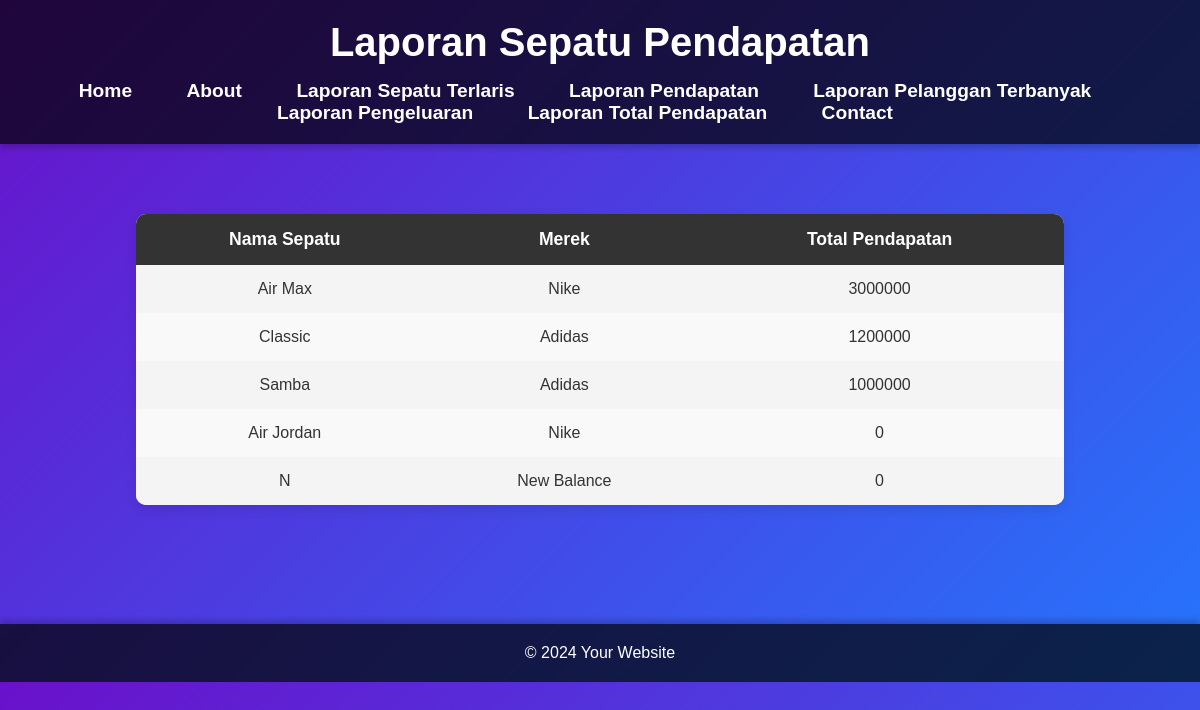
Page /laporan/sepatu-pendapatan/ on the committed database.
### transaksi/models.py (models this page shows, shortened)
class Sepatu(models.Model):
    idSepatu = models.AutoField(primary_key=True)
    nama = models.CharField(max_length=50)
    merek = models.CharField(max_length=50)
    harga = models.DecimalField(max_digits=10, decimal_places=2)
    stok = models.IntegerField()

### transaksi/views.py (the view)
# urls.py: path('laporan/sepatu-pendapatan/', sepatu_pendapatan_view, name='laporan_sepatu_pendapatan_view'),
def sepatu_pendapatan_view(request):
    sepatu_pendapatan = Sepatu.objects.annotate(
        total_pendapatan=Sum('detail_pesanan__totalHarga')
    ).order_by('-total_pendapatan')  # Sort by total pendapatan
    laporan = [
        {
            "nama_sepatu": sepatu.nama,
            "merek": sepatu.merek,
            "total_pendapatan": sepatu.total_pendapatan or 0  # Default to 0 if None
        }
        for sepatu in sepatu_pendapatan
    ]
    return render(request, 'laporan_sepatu_pendapatan.html', {'laporan': laporan})

### transaksi/templates/laporan_sepatu_pendapatan.html (shortened to what this page needs)
<!DOCTYPE html>
<html lang="en">
<head>
</head>
<body>
    <header>
        <h1>Laporan Sepatu Pendapatan</h1>
        <nav>
            <ul>
                <li><a href="{% url 'home' %}">Home</a></li>
                <li><a href="{% url 'about' %}">About</a></li>
                <li><a href="{% url 'laporan_sepatu_terlaris_view' %}">Laporan Sepatu Terlaris</a></li>
                <li><a href="{% url 'laporan_sepatu_pendapatan_view' %}">Laporan Pendapatan</a></li>
                <li><a href="{% url 'laporan_pelanggan_terbanyak_view' %}">Laporan Pelanggan Terbanyak</a></li>
                <li><a href="{% url 'laporan_pelanggan_pengeluaran_view' %}">Laporan Pengeluaran</a></li>
                <li><a href="{% url 'laporan_total_pendapatan_view' %}">Laporan Total Pendapatan</a></li>
                <li><a href="{% url 'contact' %}">Contact</a></li>
            </ul>
        </nav>
    </header>
    <main>
        <table>
            <thead>
                <tr>
                    <th>Nama Sepatu</th>
                    <th>Merek</th>
                    <th>Total Pendapatan</th>
                </tr>
            </thead>
            <tbody>
                {% for item in laporan %}
                    <tr>
                        <td>{{ item.nama_sepatu }}</td>
                        <td>{{ item.merek }}</td>
                        <td>{{ item.total_pendapatan }}</td>
                    </tr>
                {% empty %}
                    <tr>
                        <td colspan="3">No data available</td>
                    </tr>
                {% endfor %}
            </tbody>
        </table>
    </main>
    <footer>
        <p>&copy; 2024 Your Website</p>
    </footer>
</body>
</html>

### transaksi/templates/laporan_sepatu_pendapatan.html (style rules this page uses)
* { margin: 0; padding: 0; box-sizing: border-box; }
body { font-family: 'Arial', sans-serif; background: linear-gradient(135deg, #6a11cb, #2575fc); color: #fff; margin: 0; padding: 0; }
header { background-color: rgba(0, 0, 0, 0.7); padding: 20px; text-align: center; box-shadow: 0 4px 6px rgba(0, 0, 0, 0.2); }
header h1 { font-size: 2.5rem; font-weight: bold; color: #fff; margin-bottom: 15px; }
header nav ul { list-style-type: none; padding: 0; }
header nav ul li { display: inline-block; margin-right: 30px; }
header nav ul li a { color: #fff; font-size: 1.2rem; text-decoration: none; font-weight: 600; padding: 5px 10px; border-radius: 5px; transition: background-color 0.3s ease, transform 0.3s ease; }
main { padding: 40px 20px; text-align: center; min-height: 60vh; }
table { width: 80%; margin: 30px auto; border-collapse: collapse; border-radius: 10px; overflow: hidden; background-color: #ffffff; box-shadow: 0 4px 12px rgba(0, 0, 0, 0.1); }
table th, table td { padding: 15px; text-align: center; }
table th { background-color: #333; color: white; font-size: 1.1rem; }
table td { background-color: #f4f4f4; color: #333; font-size: 1rem; }
table tr:nth-child(even) td { background-color: #f9f9f9; }
footer { background-color: rgba(0, 0, 0, 0.7); color: #fff; text-align: center; padding: 20px; position: relative; bottom: 0; width: 100%; box-shadow: 0 -4px 6px rgba(0, 0, 0, 0.2); font-size: 1rem; }
footer p { font-size: 1rem; }

### rows in the picture
Sepatu: nama_sepatu "Air Max", merek "Nike"
Sepatu: nama_sepatu "Classic", merek "Adidas"
Sepatu: nama_sepatu "Samba", merek "Adidas"
Sepatu: nama_sepatu "Air Jordan", merek "Nike"
Sepatu: merek "New Balance"

### other values in the picture
{{ item.total_pendapatan }} "3000000" "1200000" "1000000" "0" "0"
{{ item.nama_sepatu }} "N"
